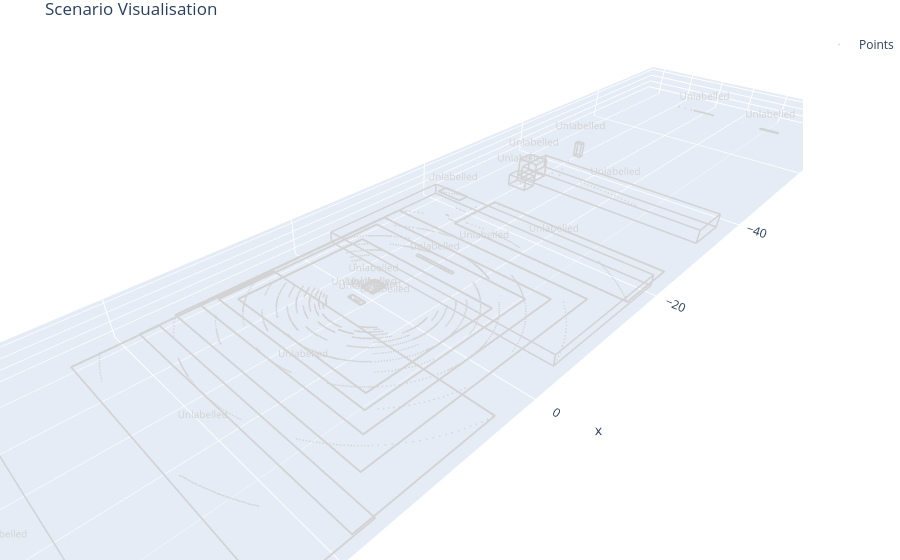

Here is the notebook cell this chart was saved with:
### Code cell
# Process Ryan Scenario
folder = '/Users/pavanreddy/Documents/MATLAB/LidarAnalysis/scripts/../lidar_dataset/Exported_PCD_Files_ryan_Final'
files = sorted(glob.glob(os.path.join(folder, '*.pcd')))

if files:
    print(f"Loading first frame: {files[0]}")
    df = load_pcd(files[95])
    
    if df is not None:
        boxes = extract_bounding_boxes(df)
        print(f"Extracted {len(boxes)} bounding boxes.")
        visualize_frame(df, boxes)
else:
    print("No PCD files found in the specified directory.")

### Figure 1 — Plotly figure (JSON) as saved in the notebook; plotly's stock layout.template omitted (floating-point values rounded to 4 significant figures; data arrays with more than 128 entries replaced by an {"elided": "..."} marker saying what was removed)
{"data": [{"marker": {"color": {"elided": "2957 str values"}, "opacity": 0.8, "size": 1}, "mode": "markers", "name": "Points", "type": "scatter3d", "x": {"elided": "2957 float values"}, "y": {"elided": "2957 float values"}, "z": {"elided": "2957 float values"}}, {"hoverinfo": "none", "line": {"color": "lightgray", "width": 3}, "mode": "lines", "showlegend": false, "type": "scatter3d", "x": [-73.35, -73.3, -73.3, -73.35, -73.35, null, -73.35, -73.3, -73.3, -73.35, -73.35, null, -73.35, -73.35, null, -73.3, -73.3, null, -73.3, -73.3, null, -73.35, -73.35], "y": [-1.63, -1.63, 1.649, 1.649, -1.63, null, -1.63, -1.63, 1.649, 1.649, -1.63, null, -1.63, -1.63, null, -1.63, -1.63, null, 1.649, 1.649, null, 1.649, 1.649], "z": [-1.612, -1.612, -1.612, -1.612, -1.612, null, -1.581, -1.581, -1.581, -1.581, -1.581, null, -1.612, -1.581, null, -1.612, -1.581, null, -1.612, -1.581, null, -1.612, -1.581]}, {"mode": "text", "showlegend": false, "text": ["Unlabelled"], "textfont": {"color": "lightgray", "size": 10}, "type": "scatter3d", "x": [-73.33], "y": [0.0095], "z": [-1.081]}, {"hoverinfo": "none", "line": {"color": "lightgray", "width": 3}, "mode": "lines", "showlegend": false, "type": "scatter3d", "x": [-37.44, -32.27, -32.27, -37.44, -37.44, null, -37.44, -32.27, -32.27, -37.44, -37.44, null, -37.44, -37.44, null, -32.27, -32.27, null, -32.27, -32.27, null, -37.44, -37.44], "y": [-6.118, -6.118, 17.39, 17.39, -6.118, null, -6.118, -6.118, 17.39, 17.39, -6.118, null, -6.118, -6.118, null, -6.118, -6.118, null, 17.39, 17.39, null, 17.39, 17.39], "z": [-1.622, -1.622, -1.622, -1.622, -1.622, null, 0.0092, 0.0092, 0.0092, 0.0092, 0.0092, null, -1.622, 0.0092, null, -1.622, 0.0092, null, -1.622, 0.0092, null, -1.622, 0.0092]}, {"mode": "text", "showlegend": false, "text": ["Unlabelled"], "textfont": {"color": "lightgray", "size": 10}, "type": "scatter3d", "x": [-34.85], "y": [5.634], "z": [0.5092]}, {"hoverinfo": "none", "line": {"color": "lightgray", "width": 3}, "mode": "lines", "showlegend": false, "type": "scatter3d", "x": [-24.42, -16.94, -16.94, -24.42, -24.42, null, -24.42, -16.94, -16.94, -24.42, -24.42, null, -24.42, -24.42, null, -16.94, -16.94, null, -16.94, -16.94, null, -24.42, -24.42], "y": [-4.269, -4.269, 17.58, 17.58, -4.269, null, -4.269, -4.269, 17.58, 17.58, -4.269, null, -4.269, -4.269, null, -4.269, -4.269, null, 17.58, 17.58, null, 17.58, 17.58], "z": [-1.623, -1.623, -1.623, -1.623, -1.623, null, -1.576, -1.576, -1.576, -1.576, -1.576, null, -1.623, -1.576, null, -1.623, -1.576, null, -1.623, -1.576, null, -1.623, -1.576]}, {"mode": "text", "showlegend": false, "text": ["Unlabelled"], "textfont": {"color": "lightgray", "size": 10}, "type": "scatter3d", "x": [-20.68], "y": [6.656], "z": [-1.076]}, {"hoverinfo": "none", "line": {"color": "lightgray", "width": 3}, "mode": "lines", "showlegend": false, "type": "scatter3d", "x": [-21.15, -4.232, -4.232, -21.15, -21.15, null, -21.15, -4.232, -4.232, -21.15, -21.15, null, -21.15, -21.15, null, -4.232, -4.232, null, -4.232, -4.232, null, -21.15, -21.15], "y": [-11.08, -11.08, 17.8, 17.8, -11.08, null, -11.08, -11.08, 17.8, 17.8, -11.08, null, -11.08, -11.08, null, -11.08, -11.08, null, 17.8, 17.8, null, 17.8, 17.8], "z": [-1.629, -1.629, -1.629, -1.629, -1.629, null, -0.3895, -0.3895, -0.3895, -0.3895, -0.3895, null, -1.629, -0.3895, null, -1.629, -0.3895, null, -1.629, -0.3895, null, -1.629, -0.3895]}, {"mode": "text", "showlegend": false, "text": ["Unlabelled"], "textfont": {"color": "lightgray", "size": 10}, "type": "scatter3d", "x": [-12.69], "y": [3.359], "z": [0.1105]}, {"hoverinfo": "none", "line": {"color": "lightgray", "width": 3}, "mode": "lines", "showlegend": false, "type": "scatter3d", "x": [-14.63, 14.62, 14.62, -14.63, -14.63, null, -14.63, 14.62, 14.62, -14.63, -14.63, null, -14.63, -14.63, null, 14.62, 14.62, null, 14.62, 14.62, null, -14.63, -14.63], "y": [-11.04, -11.04, 14.62, 14.62, -11.04, null, -11.04, -11.04, 14.62, 14.62, -11.04, null, -11.04, -11.04, null, -11.04, -11.04, null, 14.62, 14.62, null, 14.62, 14.62], "z": [-1.627, -1.627, -1.627, -1.627, -1.627, null, -1.571, -1.571, -1.571, -1.571, -1.571, null, -1.627, -1.571, null, -1.627, -1.571, null, -1.627, -1.571, null, -1.627, -1.571]}, {"mode": "text", "showlegend": false, "text": ["Unlabelled"], "textfont": {"color": "lightgray", "size": 10}, "type": "scatter3d", "x": [-0.0014], "y": [1.791], "z": [-1.071]}, {"hoverinfo": "none", "line": {"color": "lightgray", "width": 3}, "mode": "lines", "showlegend": false, "type": "scatter3d", "x": [-12.17, 12.16, 12.16, -12.17, -12.17, null, -12.17, 12.16, 12.16, -12.17, -12.17, null, -12.17, -12.17, null, 12.16, 12.16, null, 12.16, 12.16, null, -12.17, -12.17], "y": [-10.97, -10.97, 12.16, 12.16, -10.97, null, -10.97, -10.97, 12.16, 12.16, -10.97, null, -10.97, -10.97, null, -10.97, -10.97, null, 12.16, 12.16, null, 12.16, 12.16], "z": [-1.63, -1.63, -1.63, -1.63, -1.63, null, -1.572, -1.572, -1.572, -1.572, -1.572, null, -1.63, -1.572, null, -1.63, -1.572, null, -1.63, -1.572, null, -1.63, -1.572]}, {"mode": "text", "showlegend": false, "text": ["Unlabelled"], "textfont": {"color": "lightgray", "size": 10}, "type": "scatter3d", "x": [-0.00445], "y": [0.5976], "z": [-1.072]}, {"hoverinfo": "none", "line": {"color": "lightgray", "width": 3}, "mode": "lines", "showlegend": false, "type": "scatter3d", "x": [-10.42, 10.41, 10.41, -10.42, -10.42, null, -10.42, 10.41, 10.41, -10.42, -10.42, null, -10.42, -10.42, null, 10.41, 10.41, null, 10.41, 10.41, null, -10.42, -10.42], "y": [-10.41, -10.41, 10.41, 10.41, -10.41, null, -10.41, -10.41, 10.41, 10.41, -10.41, null, -10.41, -10.41, null, -10.41, -10.41, null, 10.41, 10.41, null, 10.41, 10.41], "z": [-1.626, -1.626, -1.626, -1.626, -1.626, null, -1.574, -1.574, -1.574, -1.574, -1.574, null, -1.626, -1.574, null, -1.626, -1.574, null, -1.626, -1.574, null, -1.626, -1.574]}, {"mode": "text", "showlegend": false, "text": ["Unlabelled"], "textfont": {"color": "lightgray", "size": 10}, "type": "scatter3d", "x": [-0.00285], "y": [0.00025], "z": [-1.074]}, {"hoverinfo": "none", "line": {"color": "lightgray", "width": 3}, "mode": "lines", "showlegend": false, "type": "scatter3d", "x": [-9.091, -8.726, -8.726, -9.091, -9.091, null, -9.091, -8.726, -8.726, -9.091, -9.091, null, -9.091, -9.091, null, -8.726, -8.726, null, -8.726, -8.726, null, -9.091, -9.091], "y": [-2.51, -2.51, 2.501, 2.501, -2.51, null, -2.51, -2.51, 2.501, 2.501, -2.51, null, -2.51, -2.51, null, -2.51, -2.51, null, 2.501, 2.501, null, 2.501, 2.501], "z": [-1.621, -1.621, -1.621, -1.621, -1.621, null, -1.575, -1.575, -1.575, -1.575, -1.575, null, -1.621, -1.575, null, -1.621, -1.575, null, -1.621, -1.575, null, -1.621, -1.575]}, {"mode": "text", "showlegend": false, "text": ["Unlabelled"], "textfont": {"color": "lightgray", "size": 10}, "type": "scatter3d", "x": [-8.909], "y": [-0.00455], "z": [-1.075]}, {"hoverinfo": "none", "line": {"color": "lightgray", "width": 3}, "mode": "lines", "showlegend": false, "type": "scatter3d", "x": [-1.105, 0.5686, 0.5686, -1.105, -1.105, null, -1.105, 0.5686, 0.5686, -1.105, -1.105, null, -1.105, -1.105, null, 0.5686, 0.5686, null, 0.5686, 0.5686, null, -1.105, -1.105], "y": [-0.7522, -0.7522, 0.7716, 0.7716, -0.7522, null, -0.7522, -0.7522, 0.7716, 0.7716, -0.7522, null, -0.7522, -0.7522, null, -0.7522, -0.7522, null, 0.7716, 0.7716, null, 0.7716, 0.7716], "z": [-0.3484, -0.3484, -0.3484, -0.3484, -0.3484, null, -0.1684, -0.1684, -0.1684, -0.1684, -0.1684, null, -0.3484, -0.1684, null, -0.3484, -0.1684, null, -0.3484, -0.1684, null, -0.3484, -0.1684]}, {"mode": "text", "showlegend": false, "text": ["Unlabelled"], "textfont": {"color": "lightgray", "size": 10}, "type": "scatter3d", "x": [-0.2683], "y": [0.0097], "z": [0.3316]}, {"hoverinfo": "none", "line": {"color": "lightgray", "width": 3}, "mode": "lines", "showlegend": false, "type": "scatter3d", "x": [-40.73, -40.1, -40.1, -40.73, -40.73, null, -40.73, -40.1, -40.1, -40.73, -40.73, null, -40.73, -40.73, null, -40.1, -40.1, null, -40.1, -40.1, null, -40.73, -40.73], "y": [-3.493, -3.493, -2.612, -2.612, -3.493, null, -3.493, -3.493, -2.612, -2.612, -3.493, null, -3.493, -3.493, null, -3.493, -3.493, null, -2.612, -2.612, null, -2.612, -2.612], "z": [-0.0023, -0.0023, -0.0023, -0.0023, -0.0023, null, 1.774, 1.774, 1.774, 1.774, 1.774, null, -0.0023, 1.774, null, -0.0023, 1.774, null, -0.0023, 1.774, null, -0.0023, 1.774]}, {"mode": "text", "showlegend": false, "text": ["Unlabelled"], "textfont": {"color": "lightgray", "size": 10}, "type": "scatter3d", "x": [-40.42], "y": [-3.053], "z": [2.274]}, {"hoverinfo": "none", "line": {"color": "lightgray", "width": 3}, "mode": "lines", "showlegend": false, "type": "scatter3d", "x": [-33.3, -31.12, -31.12, -33.3, -33.3, null, -33.3, -31.12, -31.12, -33.3, -33.3, null, -33.3, -33.3, null, -31.12, -31.12, null, -31.12, -31.12, null, -33.3, -33.3], "y": [-5.862, -5.862, -3.353, -3.353, -5.862, null, -5.862, -5.862, -3.353, -3.353, -5.862, null, -5.862, -5.862, null, -5.862, -5.862, null, -3.353, -3.353, null, -3.353, -3.353], "z": [-0.7118, -0.7118, -0.7118, -0.7118, -0.7118, null, 1.476, 1.476, 1.476, 1.476, 1.476, null, -0.7118, 1.476, null, -0.7118, 1.476, null, -0.7118, 1.476, null, -0.7118, 1.476]}, {"mode": "text", "showlegend": false, "text": ["Unlabelled"], "textfont": {"color": "lightgray", "size": 10}, "type": "scatter3d", "x": [-32.21], "y": [-4.607], "z": [1.976]}, {"hoverinfo": "none", "line": {"color": "lightgray", "width": 3}, "mode": "lines", "showlegend": false, "type": "scatter3d", "x": [-30.95, -29.1, -29.1, -30.95, -30.95, null, -30.95, -29.1, -29.1, -30.95, -30.95, null, -30.95, -30.95, null, -29.1, -29.1, null, -29.1, -29.1, null, -30.95, -30.95], "y": [-5.818, -5.818, -3.36, -3.36, -5.818, null, -5.818, -5.818, -3.36, -3.36, -5.818, null, -5.818, -5.818, null, -5.818, -5.818, null, -3.36, -3.36, null, -3.36, -3.36], "z": [-1.326, -1.326, -1.326, -1.326, -1.326, null, 0.0172, 0.0172, 0.0172, 0.0172, 0.0172, null, -1.326, 0.0172, null, -1.326, 0.0172, null, -1.326, 0.0172, null, -1.326, 0.0172]}, {"mode": "text", "showlegend": false, "text": ["Unlabelled"], "textfont": {"color": "lightgray", "size": 10}, "type": "scatter3d", "x": [-30.02], "y": [-4.589], "z": [0.5172]}, {"hoverinfo": "none", "line": {"color": "lightgray", "width": 3}, "mode": "lines", "showlegend": false, "type": "scatter3d", "x": [-23.18, -21.71, -21.71, -23.18, -23.18, null, -23.18, -21.71, -21.71, -23.18, -23.18, null, -23.18, -23.18, null, -21.71, -21.71, null, -21.71, -21.71, null, -23.18, -23.18], "y": [-11.15, -11.15, -7.642, -7.642, -11.15, null, -11.15, -11.15, -7.642, -7.642, -11.15, null, -11.15, -11.15, null, -11.15, -11.15, null, -7.642, -7.642, null, -7.642, -7.642], "z": [-1.62, -1.62, -1.62, -1.62, -1.62, null, -1.583, -1.583, -1.583, -1.583, -1.583, null, -1.62, -1.583, null, -1.62, -1.583, null, -1.62, -1.583, null, -1.62, -1.583]}, {"mode": "text", "showlegend": false, "text": ["Unlabelled"], "textfont": {"color": "lightgray", "size": 10}, "type": "scatter3d", "x": [-22.44], "y": [-9.395], "z": [-1.083]}, {"hoverinfo": "none", "line": {"color": "lightgray", "width": 3}, "mode": "lines", "showlegend": false, "type": "scatter3d", "x": [-6.989, 9.088, 9.088, -6.989, -6.989, null, -6.989, 9.088, 9.088, -6.989, -6.989, null, -6.989, -6.989, null, 9.088, 9.088, null, 9.088, 9.088, null, -6.989, -6.989], "y": [-9.092, -9.092, 9.09, 9.09, -9.092, null, -9.092, -9.092, 9.09, 9.09, -9.092, null, -9.092, -9.092, null, -9.092, -9.092, null, 9.09, 9.09, null, 9.09, 9.09], "z": [-1.631, -1.631, -1.631, -1.631, -1.631, null, -1.562, -1.562, -1.562, -1.562, -1.562, null, -1.631, -1.562, null, -1.631, -1.562, null, -1.631, -1.562, null, -1.631, -1.562]}, {"mode": "text", "showlegend": false, "text": ["Unlabelled"], "textfont": {"color": "lightgray", "size": 10}, "type": "scatter3d", "x": [1.05], "y": [-0.0009], "z": [-1.062]}, {"hoverinfo": "none", "line": {"color": "lightgray", "width": 3}, "mode": "lines", "showlegend": false, "type": "scatter3d", "x": [3.776, 18.3, 18.3, 3.776, 3.776, null, 3.776, 18.3, 18.3, 3.776, 3.776, null, 3.776, 3.776, null, 18.3, 18.3, null, 18.3, 18.3, null, 3.776, 3.776], "y": [-10.7, -10.7, 17.89, 17.89, -10.7, null, -10.7, -10.7, 17.89, 17.89, -10.7, null, -10.7, -10.7, null, -10.7, -10.7, null, 17.89, 17.89, null, 17.89, 17.89], "z": [-1.623, -1.623, -1.623, -1.623, -1.623, null, -1.576, -1.576, -1.576, -1.576, -1.576, null, -1.623, -1.576, null, -1.623, -1.576, null, -1.623, -1.576, null, -1.623, -1.576]}, {"mode": "text", "showlegend": false, "text": ["Unlabelled"], "textfont": {"color": "lightgray", "size": 10}, "type": "scatter3d", "x": [11.04], "y": [3.595], "z": [-1.076]}, {"hoverinfo": "none", "line": {"color": "lightgray", "width": 3}, "mode": "lines", "showlegend": false, "type": "scatter3d", "x": [1.626, 2.197, 2.197, 1.626, 1.626, null, 1.626, 2.197, 2.197, 1.626, 1.626, null, 1.626, 1.626, null, 2.197, 2.197, null, 2.197, 2.197, null, 1.626, 1.626], "y": [-0.9065, -0.9065, 0.905, 0.905, -0.9065, null, -0.9065, -0.9065, 0.905, 0.905, -0.9065, null, -0.9065, -0.9065, null, -0.9065, -0.9065, null, 0.905, 0.905, null, 0.905, 0.905], "z": [-0.7568, -0.7568, -0.7568, -0.7568, -0.7568, null, -0.6626, -0.6626, -0.6626, -0.6626, -0.6626, null, -0.7568, -0.6626, null, -0.7568, -0.6626, null, -0.7568, -0.6626, null, -0.7568, -0.6626]}, {"mode": "text", "showlegend": false, "text": ["Unlabelled"], "textfont": {"color": "lightgray", "size": 10}, "type": "scatter3d", "x": [1.911], "y": [-0.00075], "z": [-0.1626]}, {"hoverinfo": "none", "line": {"color": "lightgray", "width": 3}, "mode": "lines", "showlegend": false, "type": "scatter3d", "x": [16.44, 24.42, 24.42, 16.44, 16.44, null, 16.44, 24.42, 24.42, 16.44, 16.44, null, 16.44, 16.44, null, 24.42, 24.42, null, 24.42, 24.42, null, 16.44, 16.44], "y": [-10.61, -10.61, 18.05, 18.05, -10.61, null, -10.61, -10.61, 18.05, 18.05, -10.61, null, -10.61, -10.61, null, -10.61, -10.61, null, 18.05, 18.05, null, 18.05, 18.05], "z": [-1.624, -1.624, -1.624, -1.624, -1.624, null, -1.576, -1.576, -1.576, -1.576, -1.576, null, -1.624, -1.576, null, -1.624, -1.576, null, -1.624, -1.576, null, -1.624, -1.576]}, {"mode": "text", "showlegend": false, "text": ["Unlabelled"], "textfont": {"color": "lightgray", "size": 10}, "type": "scatter3d", "x": [20.43], "y": [3.717], "z": [-1.076]}, {"hoverinfo": "none", "line": {"color": "lightgray", "width": 3}, "mode": "lines", "showlegend": false, "type": "scatter3d", "x": [31.91, 36.66, 36.66, 31.91, 31.91, null, 31.91, 36.66, 36.66, 31.91, 31.91, null, 31.91, 31.91, null, 36.66, 36.66, null, 36.66, 36.66, null, 31.91, 31.91], "y": [-10.6, -10.6, 18.01, 18.01, -10.6, null, -10.6, -10.6, 18.01, 18.01, -10.6, null, -10.6, -10.6, null, -10.6, -10.6, null, 18.01, 18.01, null, 18.01, 18.01], "z": [-1.621, -1.621, -1.621, -1.621, -1.621, null, -1.576, -1.576, -1.576, -1.576, -1.576, null, -1.621, -1.576, null, -1.621, -1.576, null, -1.621, -1.576, null, -1.621, -1.576]}, {"mode": "text", "showlegend": false, "text": ["Unlabelled"], "textfont": {"color": "lightgray", "size": 10}, "type": "scatter3d", "x": [34.29], "y": [3.704], "z": [-1.076]}, {"hoverinfo": "none", "line": {"color": "lightgray", "width": 3}, "mode": "lines", "showlegend": false, "type": "scatter3d", "x": [71.67, 72.21, 72.21, 71.67, 71.67, null, 71.67, 72.21, 72.21, 71.67, 71.67, null, 71.67, 71.67, null, 72.21, 72.21, null, 72.21, 72.21, null, 71.67, 71.67], "y": [12.84, 12.84, 15.44, 15.44, 12.84, null, 12.84, 12.84, 15.44, 15.44, 12.84, null, 12.84, 12.84, null, 12.84, 12.84, null, 15.44, 15.44, null, 15.44, 15.44], "z": [-1.62, -1.62, -1.62, -1.62, -1.62, null, -1.586, -1.586, -1.586, -1.586, -1.586, null, -1.62, -1.586, null, -1.62, -1.586, null, -1.62, -1.586, null, -1.62, -1.586]}, {"mode": "text", "showlegend": false, "text": ["Unlabelled"], "textfont": {"color": "lightgray", "size": 10}, "type": "scatter3d", "x": [71.94], "y": [14.14], "z": [-1.086]}, {"hoverinfo": "none", "line": {"color": "lightgray", "width": 3}, "mode": "lines", "showlegend": false, "type": "scatter3d", "x": [-72.75, -72.39, -72.39, -72.75, -72.75, null, -72.75, -72.39, -72.39, -72.75, -72.75, null, -72.75, -72.75, null, -72.39, -72.39, null, -72.39, -72.39, null, -72.75, -72.75], "y": [9.194, 9.194, 11.81, 11.81, 9.194, null, 9.194, 9.194, 11.81, 11.81, 9.194, null, 9.194, 9.194, null, 9.194, 9.194, null, 11.81, 11.81, null, 11.81, 11.81], "z": [-1.617, -1.617, -1.617, -1.617, -1.617, null, -1.579, -1.579, -1.579, -1.579, -1.579, null, -1.617, -1.579, null, -1.617, -1.579, null, -1.617, -1.579, null, -1.617, -1.579]}, {"mode": "text", "showlegend": false, "text": ["Unlabelled"], "textfont": {"color": "lightgray", "size": 10}, "type": "scatter3d", "x": [-72.57], "y": [10.5], "z": [-1.079]}], "layout": {"margin": {"b": 0, "l": 0, "r": 0, "t": 30}, "scene": {"aspectmode": "data"}, "title": {"text": "Scenario Visualisation"}}}
